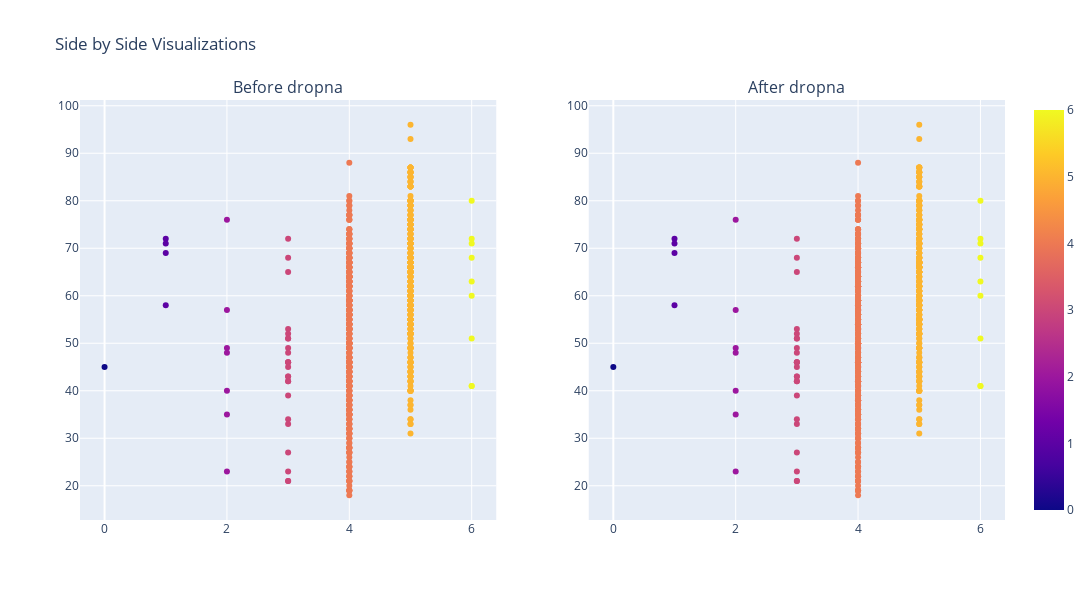
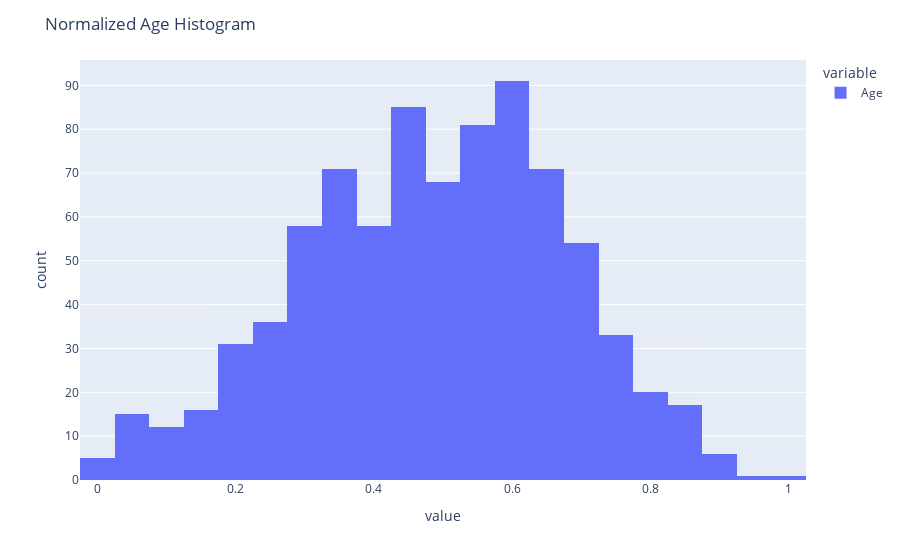

The notebook cell these images were saved under, in order:
### Code cell
#3.1

df_cp = df.copy()
# Removes empty cells. inplace=True makes sure to create a new dataset with the changes saved
df_cp.dropna(inplace=True)


ageHist_cp = px.histogram(df_cp[['Age']])
baScatter_cp = px.scatter(df_cp, x='BA', y='Age', color='BA', color_continuous_scale=px.colors.sequential.Bluered_r)

# Making side by side plots 
sbs = make_subplots(rows=1, cols=2, subplot_titles=
        ("Before dropna", "After dropna"))
# Creating
sbs.update_layout(height=600, width=1800, title_text="Side by Side Visualizations")

# OG version before dropna function
hist = ageHist.data[0]
# after dropna function
hist_cp = ageHist_cp.data[0]

scatter = baScatter_cp.data[0]

# Adding graphs to side side by side graph 
sbs.add_trace(baScatter_cp.data[0], row=1, col=1)
sbs.add_trace(scatter, row=1, col=2)
sbs.show()

# 3.2
# Sinlge column normalization
def lin_norm(val, col):
    val = val[[col]]
    max_val = val.max()
    min_val = val.min()
    return (val - min_val) / (max_val - min_val)

df_lin_norm = lin_norm(df_cp, 'Age')
df_lin_norm[['Age']].head()

# Plotting the normalized data
normAgeHist = px.histogram(df_lin_norm[['Age']])
normAgeHist.update_layout(title_text="Normalized Age Histogram")

normAgeHist.show()

### Figure 1 — Plotly figure (JSON) as saved in the notebook; plotly's stock layout.template omitted (floating-point values rounded to 4 significant figures; data arrays with more than 128 entries replaced by an {"elided": "..."} marker saying what was removed)
{"data": [{"hovertemplate": "BA=%{marker.color}<br>Age=%{y}<extra></extra>", "legendgroup": "", "marker": {"color": {"elided": "830 int values"}, "coloraxis": "coloraxis", "symbol": "circle"}, "mode": "markers", "name": "", "orientation": "v", "showlegend": false, "type": "scatter", "x": {"elided": "830 int values"}, "xaxis": "x", "y": {"elided": "830 int values"}, "yaxis": "y"}, {"hovertemplate": "BA=%{marker.color}<br>Age=%{y}<extra></extra>", "legendgroup": "", "marker": {"color": {"elided": "830 int values"}, "coloraxis": "coloraxis", "symbol": "circle"}, "mode": "markers", "name": "", "orientation": "v", "showlegend": false, "type": "scatter", "x": {"elided": "830 int values"}, "xaxis": "x2", "y": {"elided": "830 int values"}, "yaxis": "y2"}], "layout": {"annotations": [{"font": {"size": 16}, "showarrow": false, "text": "Before dropna", "x": 0.225, "xanchor": "center", "xref": "paper", "y": 1, "yanchor": "bottom", "yref": "paper"}, {"font": {"size": 16}, "showarrow": false, "text": "After dropna", "x": 0.775, "xanchor": "center", "xref": "paper", "y": 1, "yanchor": "bottom", "yref": "paper"}], "height": 600, "title": {"text": "Side by Side Visualizations"}, "width": 1800, "xaxis": {"anchor": "y", "domain": [0, 0.45]}, "xaxis2": {"anchor": "y2", "domain": [0.55, 1]}, "yaxis": {"anchor": "x", "domain": [0, 1]}, "yaxis2": {"anchor": "x2", "domain": [0, 1]}}}

### Figure 2 — Plotly figure (JSON) as saved in the notebook; plotly's stock layout.template omitted (floating-point values rounded to 4 significant figures; data arrays with more than 128 entries replaced by an {"elided": "..."} marker saying what was removed)
{"data": [{"alignmentgroup": "True", "bingroup": "x", "hovertemplate": "variable=Age<br>value=%{x}<br>count=%{y}<extra></extra>", "legendgroup": "Age", "marker": {"color": "#636efa", "pattern": {"shape": ""}}, "name": "Age", "offsetgroup": "Age", "orientation": "v", "showlegend": true, "type": "histogram", "x": {"elided": "830 float values"}, "xaxis": "x", "yaxis": "y"}], "layout": {"barmode": "relative", "legend": {"title": {"text": "variable"}, "tracegroupgap": 0}, "margin": {"t": 60}, "title": {"text": "Normalized Age Histogram"}, "xaxis": {"anchor": "y", "domain": [0, 1], "title": {"text": "value"}}, "yaxis": {"anchor": "x", "domain": [0, 1], "title": {"text": "count"}}}}
